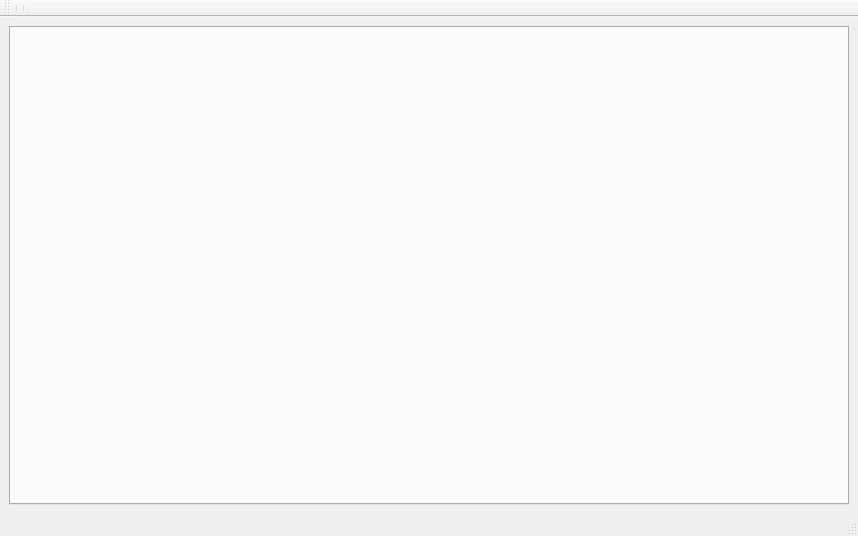
<?xml version="1.0" encoding="UTF-8"?>
<ui version="4.0">
 <class>MainWindow</class>
 <widget class="QMainWindow" name="MainWindow">
  <property name="geometry">
   <rect>
    <x>0</x>
    <y>0</y>
    <width>858</width>
    <height>536</height>
   </rect>
  </property>
  <property name="windowTitle">
   <string>MainWindow</string>
  </property>
  <widget class="QWidget" name="centralwidget">
   <layout class="QGridLayout" name="gridLayout">
    <item row="0" column="0">
     <widget class="QTabWidget" name="tabTerminals"/>
    </item>
   </layout>
  </widget>
  <widget class="QStatusBar" name="statusbar"/>
  <widget class="QToolBar" name="toolBar">
   <property name="windowTitle">
    <string>toolBar</string>
   </property>
   <attribute name="toolBarArea">
    <enum>TopToolBarArea</enum>
   </attribute>
   <attribute name="toolBarBreak">
    <bool>false</bool>
   </attribute>
   <addaction name="separator"/>
   <addaction name="separator"/>
  </widget>
  <widget class="QMenuBar" name="menubar">
   <property name="geometry">
    <rect>
     <x>0</x>
     <y>0</y>
     <width>858</width>
     <height>22</height>
    </rect>
   </property>
  </widget>
 </widget>
 <resources/>
 <connections/>
</ui>
